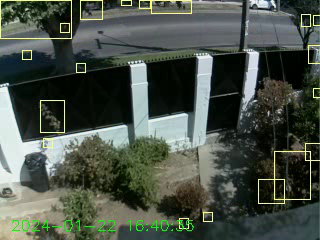
#> input picture frame 34 of Loose_Tests/street_sample_clear_1min_6fps.avi, 320 x 240 px, given in place of video_salida.avi, which was not available
$ python three_frame.py
#> lines starting #> are read from the running program, lines starting #| are printed output that depends on the picture; pictures that were not available may be replaced by others from this repository, and a replacement may not be noted
#MALO

# Importamos las bibliotecas necesarias
import cv2
import numpy as np

# Cargamos el vídeo
cap = cv2.VideoCapture("video_salida.avi")
cap.set(3, 320)  # Ancho
cap.set(4, 240)  # Alto

while cap.isOpened():
    # Leemos los tres primeros fotogramas
    ret, frame1 = cap.read()
#> frame1 is the input picture: shape (240, 320, 3); mean B, G, R 72.5, 82.5, 74
    ret, frame2 = cap.read()
    ret, frame3 = cap.read()

    # Convertimos los fotogramas a escala de grises
    gray1 = cv2.cvtColor(frame1, cv2.COLOR_BGR2GRAY)
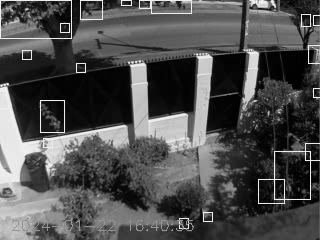
#> gray1: shape (240, 320); min 0, max 251, mean 78.8
    gray2 = cv2.cvtColor(frame2, cv2.COLOR_BGR2GRAY)
    gray3 = cv2.cvtColor(frame3, cv2.COLOR_BGR2GRAY)

    # Inicializamos el fondo con el primer fotograma
    background = gray1


    # Calculamos la diferencia absoluta entre los fotogramas
    diff1 = cv2.absdiff(gray1, gray2)
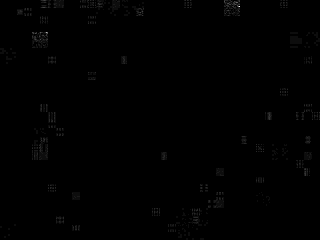
#> diff1: shape (240, 320); min 0, max 19, mean 0.0657; drawn with min black and max white
    diff2 = cv2.absdiff(gray2, gray3)
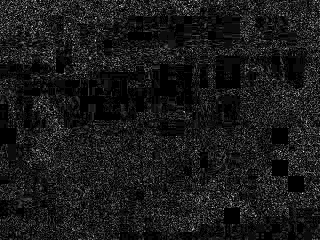
#> diff2: shape (240, 320); min 0, max 20, mean 2.03; drawn with min black and max white

    # Sumamos las dos diferencias
    motion_diff = cv2.add(diff1, diff2)

    # Calculamos la diferencia absoluta entre el fotograma actual y el fondo
    background_diff = cv2.absdiff(gray3, background)

    # Actualizamos el fondo
    background = gray3

    # Combinamos las dos imágenes binarias
    combined_diff = cv2.bitwise_or(motion_diff, background_diff)

    # Mostramos la imagen resultante
    cv2.imshow('Deteccion de movimiento', combined_diff)

    cv2.imshow("cualqiera",diff1)

    # Leemos el siguiente fotograma
    ret, frame = cap.read()
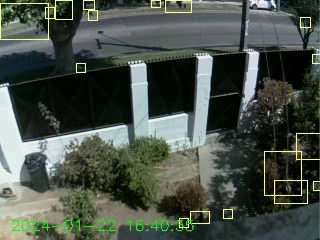
#> input picture frame 37 of Loose_Tests/street_sample_clear_1min_6fps.avi, 320 x 240 px, given in place of video_salida.avi, which was not available
#> frame is the input picture: shape (240, 320, 3); mean B, G, R 72.5, 82.1, 73.2
    if not ret:
        break

    # Convertimos el fotograma a escala de grises
    gray1 = gray2
    gray2 = gray3
    gray3 = cv2.cvtColor(frame, cv2.COLOR_BGR2GRAY)
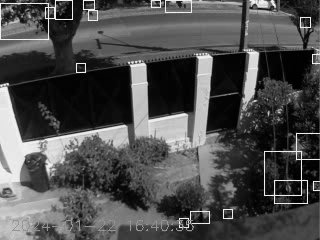
#> gray3: shape (240, 320); min 0, max 248, mean 78.3

# Liberamos los recursos y cerramos las ventanas
cap.release()
cv2.destroyAllWindows()

$ run again, starting later in the video
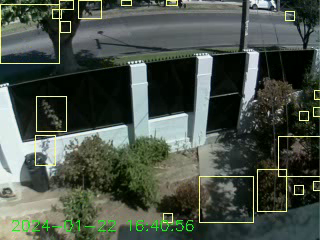
#> input picture frame 154 of Loose_Tests/street_sample_clear_1min_6fps.avi, 320 x 240 px, given in place of video_salida.avi, which was not available
#> frame1 is the input picture: shape (240, 320, 3); mean B, G, R 73.1, 83.1, 74.1
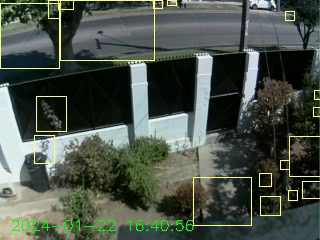
#> input picture frame 156 of Loose_Tests/street_sample_clear_1min_6fps.avi, 320 x 240 px, given in place of video_salida.avi, which was not available
#> frame3 is the input picture: shape (240, 320, 3); mean B, G, R 73.3, 83.5, 74.2
#> `diff2 = cv2.absdiff(gray2, gray3)`:
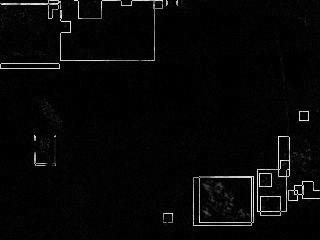
#> diff2: shape (240, 320); min 0, max 243, mean 7.1

$ run again, starting later in the video
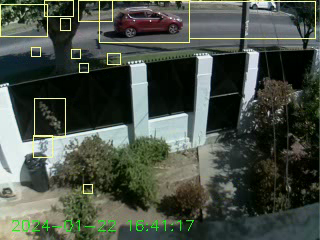
#> input picture frame 275 of Loose_Tests/street_sample_clear_1min_6fps.avi, 320 x 240 px, given in place of video_salida.avi, which was not available
#> frame1 is the input picture: shape (240, 320, 3); mean B, G, R 70.7, 81, 73.1
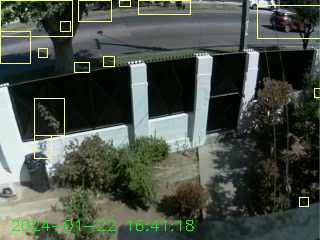
#> input picture frame 278 of Loose_Tests/street_sample_clear_1min_6fps.avi, 320 x 240 px, given in place of video_salida.avi, which was not available
#> frame is the input picture: shape (240, 320, 3); mean B, G, R 71.5, 81.4, 73
#> `gray3 = cv2.cvtColor(frame, cv2.COLOR_BGR2GRAY)`:
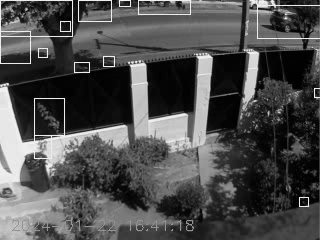
#> gray3: shape (240, 320); min 0, max 247, mean 77.8
